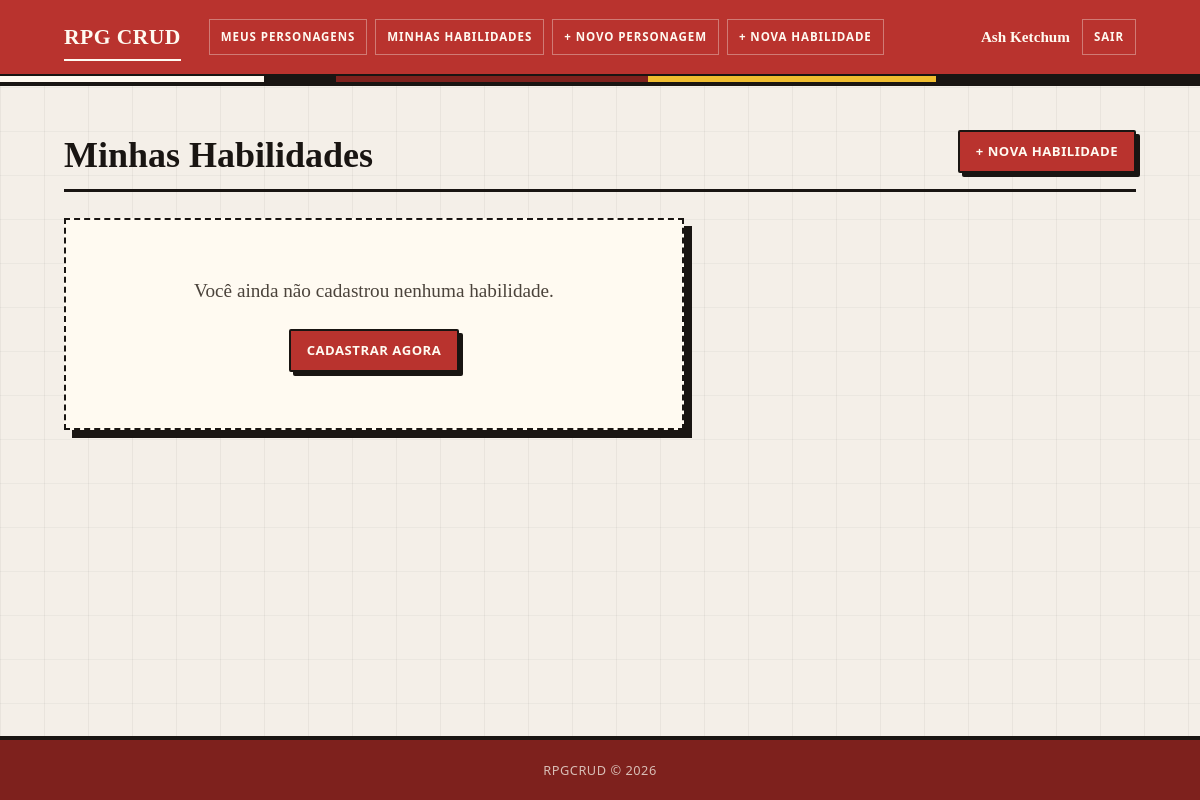
Page /pages/index2.php (signed in) on the earlier database version.
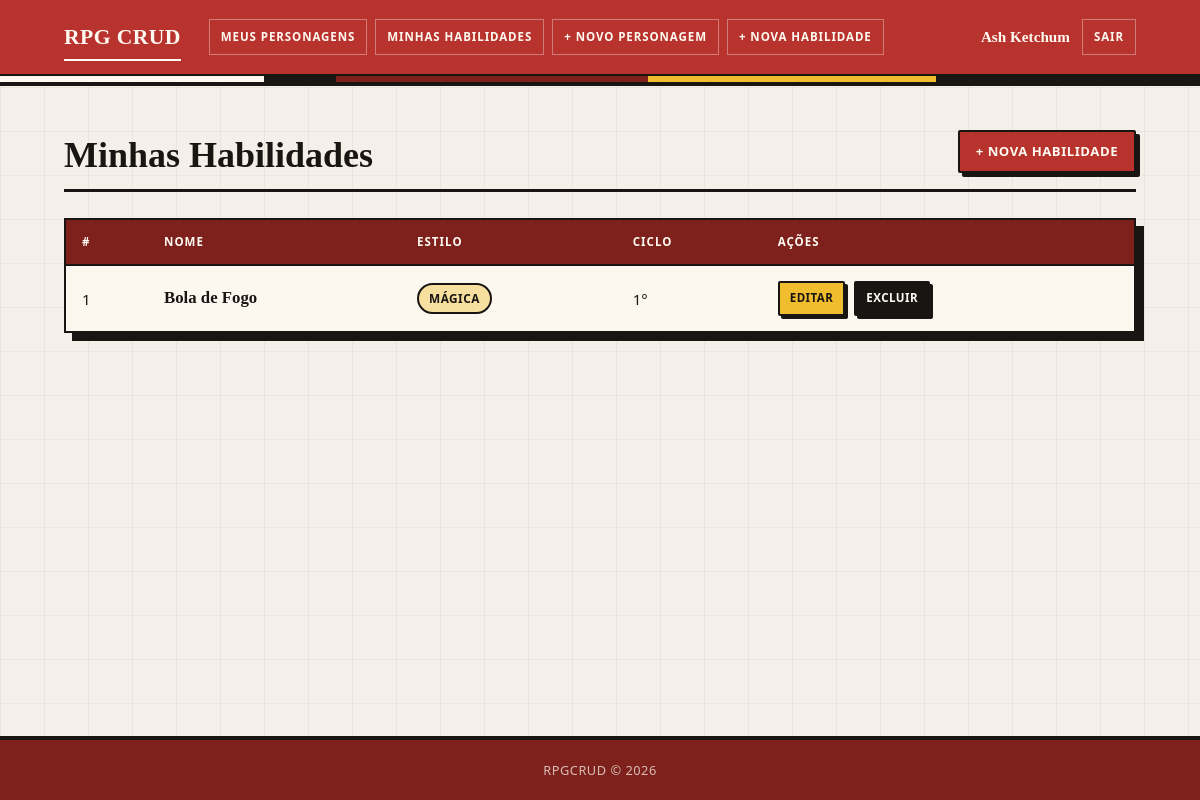
Same page on the later database version.
### tables this page shows
CREATE TABLE `habilidade` (
  `id_usuario` int(11) DEFAULT NULL,
  `id` int(11) NOT NULL,
  `nome` varchar(100) DEFAULT NULL,
  `tipo` varchar(100) DEFAULT NULL,
  `ciclo` int(11) DEFAULT NULL,
  `estilo` varchar(40) DEFAULT NULL,
  `custo` int(11) DEFAULT NULL,
  `descricao` text DEFAULT NULL
);

### config/database.php (called while the page is built, shortened)
<?php
function getConexao(): PDO {
    $dsn = "mysql:host=" . DB_HOST . ";dbname=" . DB_NAME . ";charset=" . DB_CHARSET;
    $opcoes = [
        PDO::ATTR_ERRMODE            => PDO::ERRMODE_EXCEPTION,
        PDO::ATTR_DEFAULT_FETCH_MODE => PDO::FETCH_ASSOC,
        PDO::ATTR_EMULATE_PREPARES   => false,
    ];
    return new PDO($dsn, DB_USER, DB_PASS, $opcoes);
}

### repository/HabilidadeRepository.php (called while the page is built, shortened)
<?php
require_once __DIR__ . '/../config/database.php';
require_once __DIR__ . '/../entity/Habilidade.php';
class HabilidadeRepository {
    private PDO $pdo;
    public function __construct() {
        $this->pdo = getConexao();
    }
    public function listarPorUsuario(int $usuarioId): array {
        $stmt = $this->pdo->prepare(
            'SELECT * FROM habilidade WHERE id_usuario = :idu ORDER BY nome ASC'
        );
        $stmt->execute([':idu' => $usuarioId]);
        $lista = [];
        foreach ($stmt->fetchAll() as $dados) {
            $lista[] = new Habilidade($dados);
        }
        return $lista;
    }
}

### entity/Habilidade.php (called while the page is built, shortened)
<?php
class Habilidade {
    private int    $id;
    private string $nome;
    private int    $ciclo;
    private string $estilo;
    public function __construct(array $dados) {
        $this->id                = (int) ($dados['id']          ?? 0);
        $this->nome              =        $dados['nome']        ?? '';
        $this->ciclo             = (int) ($dados['ciclo']       ?? 0);
        $this->estilo            =        $dados['estilo']      ?? '';
    }
    public function getId():              int    { return $this->id; }
    public function getNome():            string { return $this->nome; }
    public function getCiclo():           int    { return $this->ciclo; }
    public function getEstilo():          string { return $this->estilo; }
}

### pages/index2.php (the view, shortened to what this page needs)
<?php
require_once __DIR__ . '/../repository/HabilidadeRepository.php';
$repo = new HabilidadeRepository();
$habilidades = $repo->listarPorUsuario($_SESSION['id_usuario']);
require_once __DIR__ . '/../includes/header.php';
?>
<div class="page-header">
  <h2>Minhas Habilidades</h2>
  <a href="habilidade_create.php" class="btn btn-primary">+ Nova Habilidade</a>
</div>
<?php if (empty($habilidades)): ?>
  <div class="empty-state">
    <p>Você ainda não cadastrou nenhuma habilidade.</p>
    <a href="habilidade_create.php" class="btn btn-primary">Cadastrar agora</a>
  </div>
<?php else: ?>
  <div class="table-wrapper">
    <table class="data-table">
      <thead>
        <tr>
          <th>#</th>
          <th>Nome</th>
          <th>Estilo</th>
          <th>Ciclo</th>
          <th>Ações</th>
        </tr>
      </thead>
      <tbody>
        <?php foreach ($habilidades as $h): ?>
          <tr>
            <td><?= $h->getId() ?></td>
            <td><strong><?= htmlspecialchars($h->getNome()) ?></strong></td>
            <td><span class="badge badge-raça"><?= htmlspecialchars($h->getEstilo()) ?></span></td>
            <td><?= $h->getCiclo() ?>°</td>
            <td class="acoes">
              <a href="habilidade_edit.php?id=<?= $h->getId() ?>" class="btn btn-sm btn-editar">Editar</a>
              <a href="habilidade_delete.php?id=<?= $h->getId() ?>" class="btn btn-sm btn-excluir">Excluir</a>
            </td>
          </tr>
        <?php endforeach; ?>
      </tbody>
    </table>
  </div>
<?php endif; ?>
<?php require_once __DIR__ . '/../includes/footer.php'; ?>

### includes/header.php (shortened to what this page needs)
<!DOCTYPE html>
<html lang="pt-BR">
<head>
  <link rel="stylesheet" href="../assets/style.css" />
</head>
<body>
<header class="site-header">
  <div class="header-inner">
    <a href="../pages/index.php" class="logo">RPG CRUD</a>
    <nav class="nav">
      <a href="../pages/index.php">Meus Personagens</a>
      <a href="../pages/index2.php">Minhas Habilidades</a>
      <a href="../pages/personagem_create.php">+ Novo Personagem</a>
      <a href="../pages/habilidade_create.php">+ Nova Habilidade</a>
    </nav>
    <div class="header-user">
      <?php
        $nomeUser = $_SESSION['usuario_nome'] ?? 'Usuário';
      ?>
      <span class="user-name">
        <?= htmlspecialchars($nomeUser) ?>
      </span>
      <a href="../pages/logout.php" class="btn-logout">Sair</a>
    </div>
  </div>
</header>
<main class="container">

### includes/footer.php
</main>
<footer class="site-footer">
  <div class="footer-inner">
    <p>RPGCRUD &copy; <?= date('Y') ?></p>
  </div>
</footer>
</body>
</html>

Differences in the rows shown:
added habilidade: id "1", nome "Bola de Fogo", estilo "MÁGICA", ciclo "1"
Other differences:
text no longer shown: "Você ainda não cadastrou nenhuma habilidade. CADASTRAR AGORA"
text now shown: "# NOME ESTILO CICLO AÇÕES"
